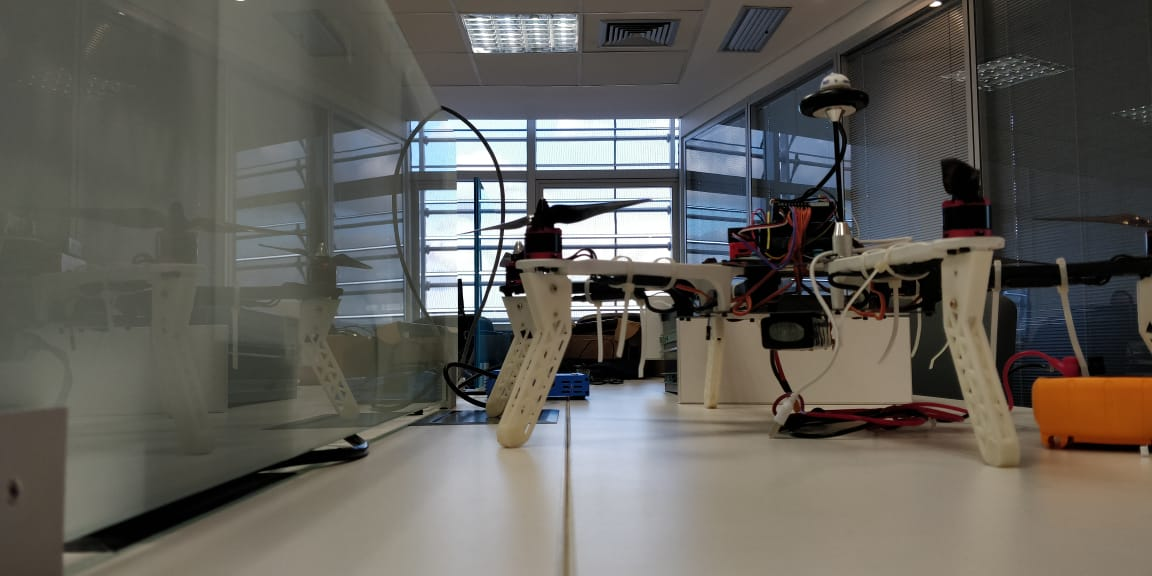
#> input picture imgL3.jpg, 1152 x 576 px
$ python stereo_image.py
#> lines starting #> are read from the running program, lines starting #| are printed output that depends on the picture
import numpy as np
import cv2 as cv
#from matplotlib import pyplot as plt
imgL = cv.imread('imgL3.jpg',0)
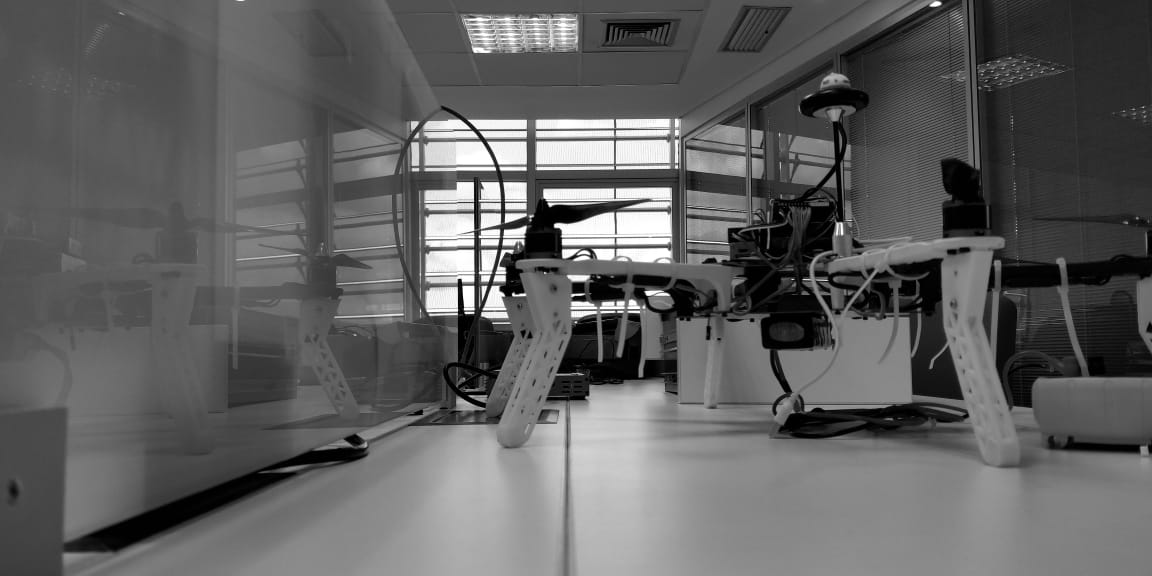
#> imgL: shape (576, 1152); min 0, max 255, mean 96.3
imgR = cv.imread('imgR3.jpg',0)
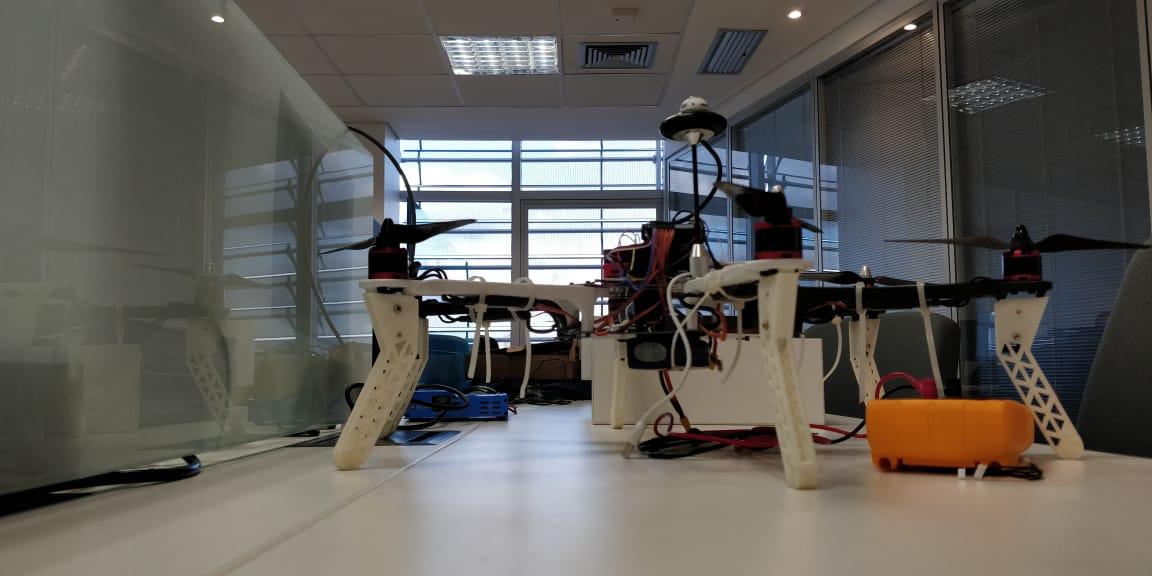
#> input picture imgR3.jpg, 1152 x 576 px
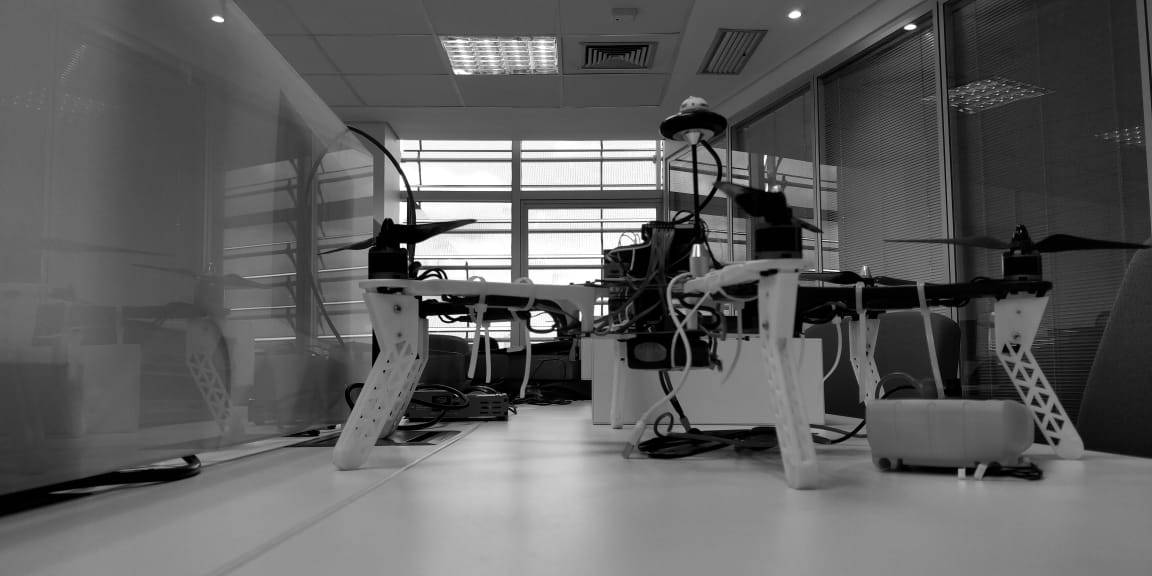
#> imgR: shape (576, 1152); min 0, max 255, mean 94.3
#stereo = cv.StereoBM_create(numDisparities=384, blockSize=5)
#disparity = stereo.compute(imgL,imgR)
cv.namedWindow('image',cv.WINDOW_NORMAL)
cv.resizeWindow('image', 600,600)
#cv.namedWindow('ref',cv.WINDOW_NORMAL)
#cv.resizeWindow('ref', 600,600)
flag_break = False
while True:
	x = 1
	while x < 100:
		stereo = cv.StereoBM_create(numDisparities=(x * 16), blockSize=5)
		disparity = stereo.compute(imgL,imgR)
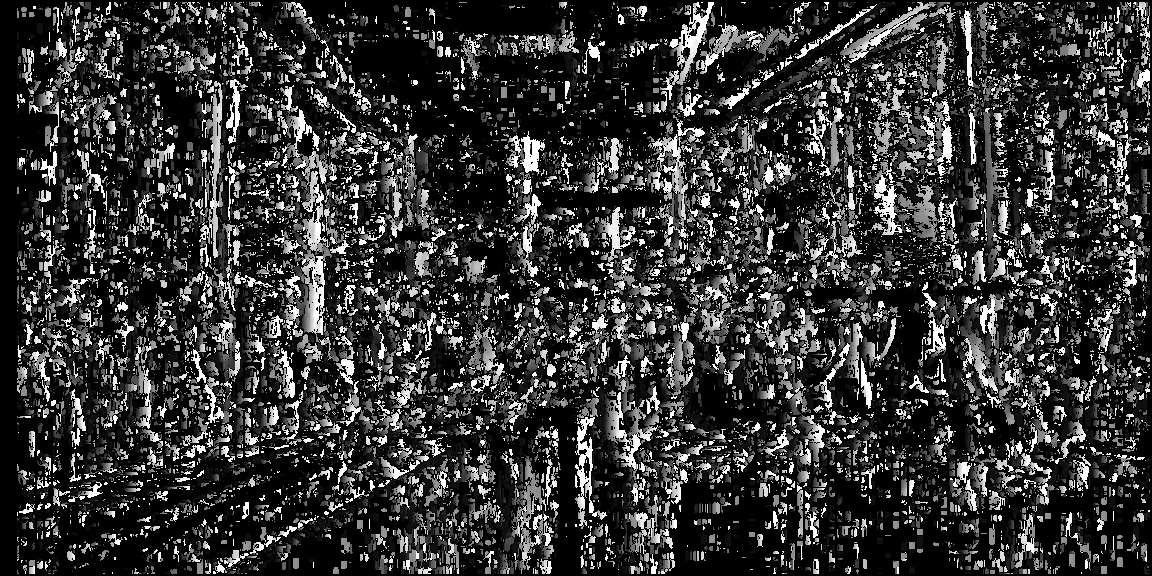
#> disparity: shape (576, 1152) int16; min -16, max 240, mean 37.4; drawn with min black and max white
		#cv.putText(disparity, "%.2f" % (x * 16),
        #(disparity.shape[1] - 500, disparity.shape[0] - 50), cv.FONT_HERSHEY_SIMPLEX,
        #20.0, (0, 255, 0), 10)
		#print (disparity.shape[0])
		#print (disparity.shape[1])
		cv.imshow('image', disparity)
		#cv.imshow('ref',imgL)
		#time.sleep(1)
		#cv.destroyAllWindows()
		x = x + 1
		if cv.waitKey(200) & 0xFF == ord('q'):
#> (key q is pressed here)
			flag_break = True
			break
	x = 1
	if flag_break:
		break
cv.destroyAllWindows()
#plt.imshow(disparity,'gray')
#plt.showq
